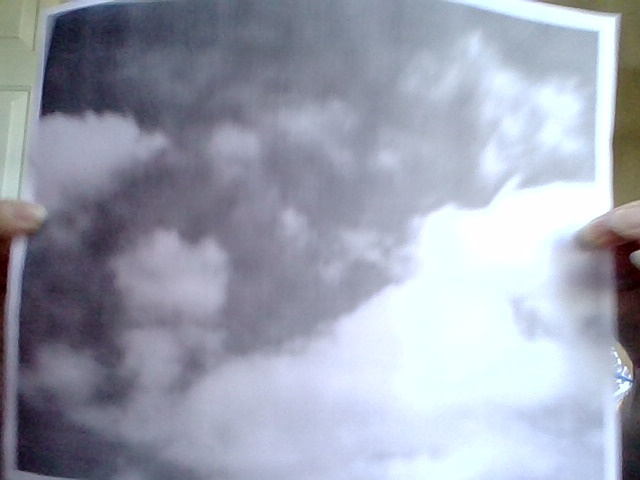
#> input picture AI/Image Specific Testing/image/captured_for_matching_1.jpg, 640 x 480 px, given in place of the camera
$ python Precise_image_detection.py   (older library calls are emulated)
#> lines starting #> are read from the running program, lines starting #| are printed output that depends on the picture
import cv2
import os
import numpy as np
from sklearn.metrics.pairwise import cosine_similarity
import warnings
from datetime import datetime

warnings.filterwarnings("ignore", category=RuntimeWarning)

class DatasetImageMatcher:
    def __init__(self, dataset_path="Data_Set", algorithm="auto"):
        self.dataset_path = dataset_path
        self.categories = []
        self.image_subfolders = {}  # category -> list of image subfolders
        self.dataset_features = {}
        self.algorithm = algorithm  # "original", "enhanced", or "auto"
        print(f"Dataset Image Matcher initialized with {algorithm} algorithm.")
        self.load_dataset()

    def load_dataset(self):
        """Load and analyze the dataset structure, including image subfolders and all images"""
        print(f"Loading dataset from: {self.dataset_path}")
        if not os.path.exists(self.dataset_path):
            print(f"Error: Dataset path '{self.dataset_path}' not found!")
            return
        # Get all category folders
        for item in os.listdir(self.dataset_path):
            item_path = os.path.join(self.dataset_path, item)
            if os.path.isdir(item_path):
                self.categories.append(item)
        print(f"Found {len(self.categories)} categories:")
        for i, category in enumerate(self.categories, 1):
            category_path = os.path.join(self.dataset_path, category)
            # Find image subfolders (image1, image2, ...)
            subfolders = [d for d in os.listdir(category_path)
                         if os.path.isdir(os.path.join(category_path, d)) and d.startswith('image')]
            subfolders.sort(key=lambda x: int(x.replace('image', '')))
            self.image_subfolders[category] = subfolders
            print(f"  {i}. {category}: {len(subfolders)} image subfolders")
            for subfolder in subfolders:
                subfolder_path = os.path.join(category_path, subfolder)
                image_files = [f for f in os.listdir(subfolder_path)
                              if f.lower().endswith(('.jpg', '.jpeg', '.png', '.bmp'))]
                print(f"      - {subfolder}: {len(image_files)} images (should be 16)")
        # Extract features from all dataset images
        self.extract_dataset_features()

    def extract_features_original(self, image_path):
        """Extract features using original color-heavy method"""
        try:
            # Read image
            img = cv2.imread(image_path)
            if img is None:
                return None

            # Resize for consistency
            img_resized = cv2.resize(img, (256, 256))

            # Convert to different color spaces
            gray = cv2.cvtColor(img_resized, cv2.COLOR_BGR2GRAY)
            hsv = cv2.cvtColor(img_resized, cv2.COLOR_BGR2HSV)

            # Original feature extraction methods:

            # 1. Color histogram features
            hist_b = cv2.calcHist([img_resized], [0], None, [32], [0, 256])
            hist_g = cv2.calcHist([img_resized], [1], None, [32], [0, 256])
            hist_r = cv2.calcHist([img_resized], [2], None, [32], [0, 256])
            hist_h = cv2.calcHist([hsv], [0], None, [32], [0, 180])
            hist_s = cv2.calcHist([hsv], [1], None, [32], [0, 256])
            hist_v = cv2.calcHist([hsv], [2], None, [32], [0, 256])

            color_features = np.concatenate([
                hist_b.flatten(), hist_g.flatten(), hist_r.flatten(),
                hist_h.flatten(), hist_s.flatten(), hist_v.flatten()
            ])

            # 2. Basic texture features
            # Edges using Canny
            edges = cv2.Canny(gray, 50, 150)
            edge_density = np.mean(edges) / 255.0

            # Basic gradient features
            grad_x = cv2.Sobel(gray, cv2.CV_64F, 1, 0, ksize=3)
            grad_y = cv2.Sobel(gray, cv2.CV_64F, 0, 1, ksize=3)
            gradient_magnitude = np.sqrt(grad_x**2 + grad_y**2)

            texture_features = np.array([
                edge_density,
                np.mean(gradient_magnitude),
                np.std(gradient_magnitude),
                np.mean(gray),
                np.std(gray)
            ])

            # Combine all features
            features = np.concatenate([color_features, texture_features])

            # Normalize features
            features = features / (np.linalg.norm(features) + 1e-7)

            return features

        except Exception as e:
            print(f"Error extracting original features from {image_path}: {e}")
            return None

    # [119 lines left out: function extract_features, not called in this run]

    def extract_dataset_features(self):
        """Extract features from all images in every image subfolder"""
        print(f"Extracting features from dataset images using {self.algorithm} algorithm...")
        for category in self.categories:
            category_path = os.path.join(self.dataset_path, category)
            self.dataset_features[category] = []
            subfolders = self.image_subfolders.get(category, [])
            for subfolder in subfolders:
                subfolder_path = os.path.join(category_path, subfolder)
                image_files = [f for f in os.listdir(subfolder_path)
                              if f.lower().endswith(('.jpg', '.jpeg', '.png', '.bmp'))]
                print(f"Processing {category}/{subfolder} ({len(image_files)} images)...")
                for img_file in image_files:
                    img_path = os.path.join(subfolder_path, img_file)
                    # Choose feature extraction method based on algorithm setting
                    if self.algorithm == "original":
                        features = self.extract_features_original(img_path)
                    elif self.algorithm == "enhanced":
                        features = self.extract_features(img_path)
                    else:  # auto mode
                        features_orig = self.extract_features_original(img_path)
                        features_enhanced = self.extract_features(img_path)
                        if features_orig is not None and features_enhanced is not None:
                            features = np.concatenate([features_orig, features_enhanced])
                        else:
                            features = features_orig if features_orig is not None else features_enhanced
                    if features is not None:
                        self.dataset_features[category].append({
                            'filename': img_file,
                            'path': img_path,
                            'features': features,
                            'subfolder': subfolder
                        })
        total_images = sum(len(self.dataset_features[cat]) for cat in self.categories)
        print(f"Feature extraction complete! Processed {total_images} images.")

    def capture_and_match(self):
        """Capture image from webcam and match against dataset, always saving log and image in specified folders"""
        print("\n=== AUTOMATIC IMAGE CAPTURE & MATCHING ===")
        print("No camera window needed - automatic capture!")
        print()
        image_dir = os.path.join(os.path.dirname(__file__), "image")
        os.makedirs(image_dir, exist_ok=True)
        cap = cv2.VideoCapture(0)
        if not cap.isOpened():
            print("Error: Could not open webcam")
            for i in range(1, 4):
                print(f"Trying camera index {i}...")
                cap = cv2.VideoCapture(i)
                if cap.isOpened():
                    print(f"Success! Using camera index {i}")
                    break
            else:
                print("No working camera found")
                return
        capture_count = 0
        while True:
            print(f"\n--- Capture Session {capture_count + 1} ---")
            print("Position your printed image in front of the camera...")
            for countdown in range(5, 0, -1):
                print(f"Capturing in {countdown} seconds...")
                import time
                time.sleep(1)
            ret, frame = cap.read()
            if not ret:
                print("Failed to capture frame")
                continue
            capture_count += 1
            capture_path = os.path.join(image_dir, f'captured_for_matching_{capture_count}.jpg')
            success = cv2.imwrite(capture_path, frame)
            if success:
                print(f"Image captured successfully: {capture_path}")
                print(f"Image size: {frame.shape[1]}x{frame.shape[0]} pixels")
                print("Processing match...")
                self.match_image(capture_path)
                print(f"Matching results saved to matching_results.txt.")
            else:
                print("Failed to save image")
            print("\nCapture another image? (y/n): ", end='')
            user_input = input().strip().lower()
            if user_input != 'y' and user_input != 'yes':
                break
        cap.release()
        print(f"All done! Total images captured: {capture_count}")

    # [37 lines left out: functions test_camera, quick_camera_test, not called in this run]

    def match_image(self, image_path):
        """Match a single image against the dataset"""
        print(f"\nMatching image: {image_path}")
        print(f"Using {self.algorithm} algorithm for feature extraction...")

        # Extract features from the input image using chosen algorithm
        if self.algorithm == "original":
            input_features = self.extract_features_original(image_path)
        elif self.algorithm == "enhanced":
            input_features = self.extract_features(image_path)
        else:  # auto mode
            # Use both and combine the results
            features_orig = self.extract_features_original(image_path)
            features_enhanced = self.extract_features(image_path)
            if features_orig is not None and features_enhanced is not None:
                input_features = np.concatenate([features_orig, features_enhanced])
            else:
                input_features = features_orig if features_orig is not None else features_enhanced

        if input_features is None:
            print("Error: Could not extract features from input image")
            return

        # Compare against all dataset images
        matches = []

        for category in self.categories:
            category_matches = []

            for img_data in self.dataset_features[category]:
                # Calculate cosine similarity
                similarity = cosine_similarity(
                    input_features.reshape(1, -1),
                    img_data['features'].reshape(1, -1)
                )[0][0]

                category_matches.append({
                    'category': category,
                    'filename': img_data['filename'],
                    'similarity': similarity
                })

            # Get best match in this category
            if category_matches:
                best_category_match = max(category_matches, key=lambda x: x['similarity'])
                matches.append(best_category_match)

        # Sort all matches by similarity
        matches.sort(key=lambda x: x['similarity'], reverse=True)

        print(f"\n=== MATCHING RESULTS ({self.algorithm.upper()} ALGORITHM) ===")
        print("Top matches:")

        for i, match in enumerate(matches[:5]):  # Show top 5 matches
            percentage = match['similarity'] * 100
            print(f"  {i+1}. {match['category']}: {percentage:.1f}%")
            print(f"     Best file: {match['filename']}")

        # Determine conclusion
        best_match = matches[0] if matches else None
        if best_match and best_match['similarity'] >= 0.5:
            conclusion = f"BEST MATCH: {best_match['category']} ({best_match['similarity']*100:.1f}%)"
        else:
            conclusion = "No confident match found (all matches below 50%)"

        print(f"\nConclusion: {conclusion}")

        # Save results to file
        self.save_results(image_path, matches, conclusion)

        return matches

    def save_results(self, image_path, matches, conclusion):
        """Save matching results to a file in Image Specific Testing folder, including image subfolder name"""
        try:
            results_file = os.path.join(os.path.dirname(__file__), "matching_results.txt")
            with open(results_file, 'a', encoding='utf-8') as f:
                f.write(f"\n=== MATCH RESULT - {datetime.now().strftime('%Y-%m-%d %H:%M:%S')} ===\n")
                f.write(f"Image: {image_path}\n")
                f.write(f"Algorithm: {self.algorithm}\n")
                f.write(f"Conclusion: {conclusion}\n")
                f.write("Top matches:\n")
                for i, match in enumerate(matches[:5]):
                    percentage = match['similarity'] * 100
                    subfolder = match.get('subfolder', 'N/A')
                    f.write(f"  {i+1}. {match['category']} / {subfolder}: {percentage:.1f}% ({match['filename']})\n")
                f.write("-" * 50 + "\n")
            print(f"\nResults saved to: {results_file}")
        except Exception as e:
            print(f"Error saving results: {e}")


def main():
    print("=== Dataset Image Matcher ===")
    print("This tool captures images and matches them against your dataset categories.")
    print()

    # Algorithm selection
    print("Choose matching algorithm:")
    print("1. Original (color-heavy) - best for color digital images")
    print("2. Enhanced (B&W optimized) - best for printed B&W images")
    print("3. Auto (combines both) - works for both types")

    algo_choice = input("Enter algorithm choice (1, 2, or 3): ").strip()
#> the answer given: 1

    if algo_choice == '1':
        algorithm = "original"
    elif algo_choice == '2':
        algorithm = "enhanced"
    else:
        algorithm = "auto"

    # Initialize matcher with chosen algorithm
    matcher = DatasetImageMatcher(algorithm=algorithm)

    if not matcher.categories:
        print("No dataset categories found. Please check your Data_Set folder.")
        return

    print("\nChoose an option:")
    print("1. Auto-capture and match (no camera window)")
    print("2. Match existing image file")
    print("3. Test camera only")

    choice = input("Enter choice (1, 2, or 3): ").strip()
#> the answer given: 1

    if choice == '1':
        matcher.capture_and_match()
#> in capture_and_match, frame is the input picture: shape (480, 640, 3); mean B, G, R 176.6, 161.6, 156.9
#| Image size: 640x480 pixels
#> in extract_features_original, `img_resized = cv2.resize(img, (256, 256))`:
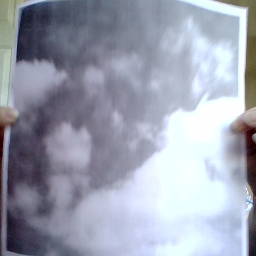
#> img_resized: shape (256, 256, 3); mean B, G, R 176.4, 161.5, 156.8
#> in extract_features_original, `gray = cv2.cvtColor(img_resized, cv2.COLOR_BGR2GRAY)`:
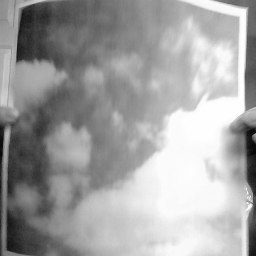
#> gray: shape (256, 256); min 6, max 255, mean 161.8
#> in extract_features_original, `hsv = cv2.cvtColor(img_resized, cv2.COLOR_BGR2HSV)`: hsv: shape (256, 256, 3); mean H, S, V 107.9, 38.6, 178
#> in extract_features_original, `hist_b = cv2.calcHist([img_resized], [0], None, [32], [0, 256])`: hist_b = 32 values, max 14299 at index 31, min 73 at index 1, mean 2048
#> in extract_features_original, `hist_g = cv2.calcHist([img_resized], [1], None, [32], [0, 256])`: hist_g = 32 values, max 8171 at index 31, min 86 at index 1, mean 2048
#> in extract_features_original, `hist_r = cv2.calcHist([img_resized], [2], None, [32], [0, 256])`: hist_r = 32 values, max 3875 at index 18, min 0 at index 0, mean 2048
#> in extract_features_original, `hist_h = cv2.calcHist([hsv], [0], None, [32], [0, 180])`: hist_h = 32 values, max 16549 at index 20, min 85 at index 11, mean 2048
#> in extract_features_original, `hist_s = cv2.calcHist([hsv], [1], None, [32], [0, 256])`: hist_s = 32 values, max 22436 at index 4, min 11 at index 23, mean 2048
#> in extract_features_original, `hist_v = cv2.calcHist([hsv], [2], None, [32], [0, 256])`: hist_v = 32 values, max 14299 at index 31, min 0 at index 0, mean 2048
#> in extract_features_original, `color_features = np.concatenate([ hist_b.flatten(), hist_g.flatten(), ..`: color_features = 192 values, max 22436 at index 132, min 0 at index 64, mean 2048
#> in extract_features_original, `edges = cv2.Canny(gray, 50, 150)`:
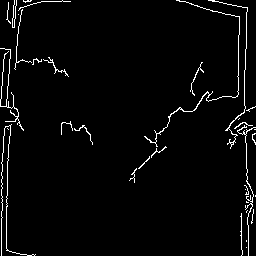
#> edges: shape (256, 256); 3% white in thin lines or dots
#> in extract_features_original, `edge_density = np.mean(edges) / 255.0`: edge_density = 0.0296
#> in extract_features_original, `grad_x = cv2.Sobel(gray, cv2.CV_64F, 1, 0, ksize=3)`:
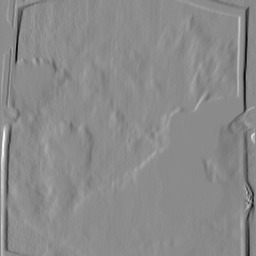
#> grad_x: shape (256, 256) float64; min -614, max 515, mean -0.8; drawn with min black and max white
#> in extract_features_original, `grad_y = cv2.Sobel(gray, cv2.CV_64F, 0, 1, ksize=3)`:
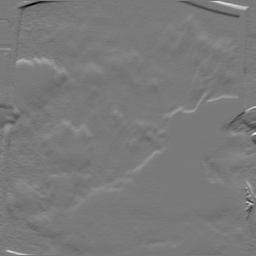
#> grad_y: shape (256, 256) float64; min -519, max 566, mean 0.7; drawn with min black and max white
#> in extract_features_original, `gradient_magnitude = np.sqrt(grad_x**2 + grad_y**2)`:
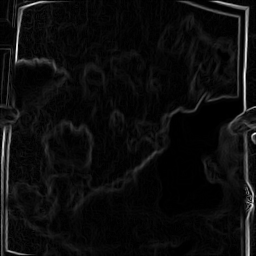
#> gradient_magnitude: shape (256, 256) float64; min 0, max 614.1, mean 32.3; drawn with min black and max white
#> in extract_features_original, `texture_features = np.array([ edge_density, np.mean(gradient_magnitude..`: texture_features = [0.0296, 32.29, 52.52, 161.8, 59.94]
#> in extract_features_original, `features = np.concatenate([color_features, texture_features])`: features = 197 values, max 22436 at index 132, min 0 at index 64, mean 1997.6
#> in extract_features_original, `features = features / (np.linalg.norm(features) + 1e-7)`: features = 197 values, max 0.451 at index 132, min 0 at index 64, mean 0.0402
#> in match_image, `input_features = self.extract_features_original(image_path)`: input_features has the same summary as features in extract_features_original
#> after the loop in match_image, `for category in self.categories:`: matches = []
    elif choice == '2':
        image_path = input("Enter path to image file: ").strip()
        if os.path.exists(image_path):
            matcher.match_image(image_path)
        else:
            print(f"Error: File '{image_path}' not found!")
    elif choice == '3':
        matcher.quick_camera_test()
    else:
        print("Invalid choice!")


if __name__ == "__main__":
    main()
